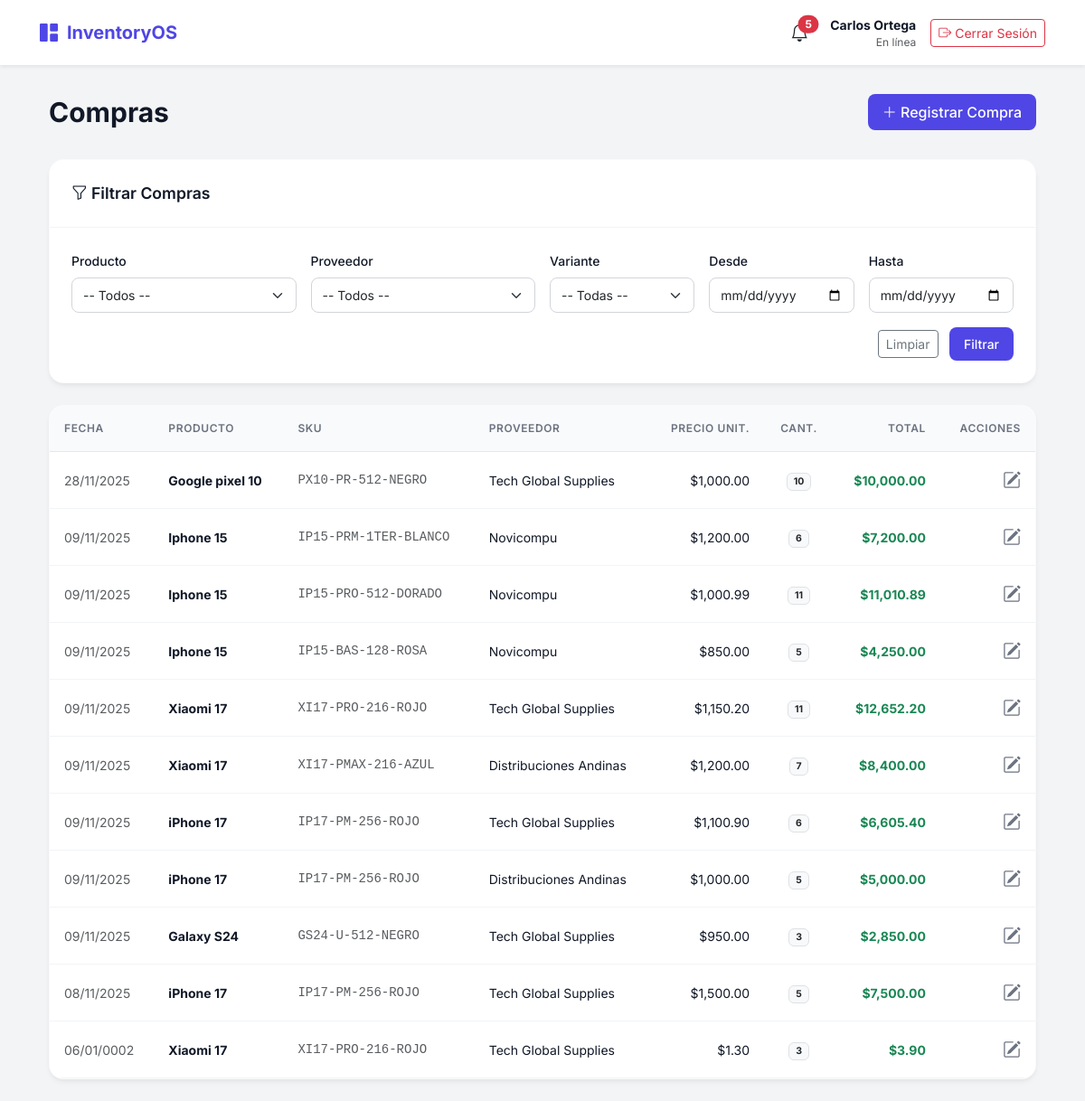
The app's page /create_modify_compra/listar_compra.php (signed in) with its own data.
### tables this page shows
CREATE TABLE `compras` (
  `id` int NOT NULL,
  `variante_id` int NOT NULL,
  `proveedor_id` int NOT NULL,
  `precio_unitario` decimal(10,2) NOT NULL,
  `cantidad` int NOT NULL,
  `fecha_compra` datetime NOT NULL DEFAULT CURRENT_TIMESTAMP
);

CREATE TABLE `productos` (
  `id` int NOT NULL,
  `nombre` varchar(150) NOT NULL,
  `marca_id` int NOT NULL,
  `descripcion` text
);

CREATE TABLE `variantes` (
  `id` int NOT NULL,
  `producto_id` int NOT NULL,
  `sku` varchar(100) NOT NULL,
  `precio` decimal(10,2) NOT NULL,
  `stock_minimo` int NOT NULL DEFAULT '5',
  `color_id` int DEFAULT NULL,
  `capacidad_id` int DEFAULT NULL,
  `modelo_id` int DEFAULT NULL
);

CREATE TABLE `proveedores` (
  `id` int NOT NULL,
  `nombres` varchar(100) NOT NULL,
  `nombre_empresa` varchar(100) NOT NULL,
  `direccion` varchar(200) DEFAULT NULL,
  `ciudad` varchar(50) DEFAULT NULL,
  `pais` varchar(50) DEFAULT NULL,
  `email` varchar(100) DEFAULT NULL,
  `telefono` varchar(50) DEFAULT NULL,
  `ruta` varchar(255) DEFAULT NULL
);

### create_modify_compra/listar_compra.php (the view, shortened to what this page needs)
<?php
include("../connect.php");
$f_desde = $_GET['desde'] ?? '';
$f_hasta = $_GET['hasta'] ?? '';
$sql = "SELECT c.id, c.fecha_compra, c.precio_unitario, c.cantidad, (c.precio_unitario * c.cantidad) AS total,
        v.sku, p.nombre AS producto, pr.nombre_empresa AS proveedor
        FROM compras c
        JOIN variantes v ON v.id = c.variante_id
        JOIN productos p ON p.id = v.producto_id
        JOIN proveedores pr ON pr.id = c.proveedor_id";
$sql .= ' ORDER BY c.fecha_compra DESC';
$stmt = $conn->prepare($sql);
$stmt->execute();
$res = $stmt->get_result();
?>
<!DOCTYPE html>
<html lang="es">
<head>
    <link href="https://cdn.jsdelivr.net/npm/bootstrap@5.3.0/dist/css/bootstrap.min.css" rel="stylesheet">
    <link rel="stylesheet" href="https://cdn.jsdelivr.net/npm/bootstrap-icons@1.11.0/font/bootstrap-icons.css">
</head>
<body>
<?php include '../navbar.php'; ?>
<div class="container px-4">
    <div class="page-header">
        <h1 class="page-title">Compras</h1>
        <a href="agregar_compra.php" class="btn btn-primary-custom">
            <i class="bi bi-plus-lg"></i> Registrar Compra
        </a>
    </div>
    <div class="card-custom mb-4">
        <div class="card-header-custom">
            <i class="bi bi-funnel"></i> Filtrar Compras
        </div>
        <div class="p-4">
            <form method="get" class="row g-3">
                <div class="col-md-3">
                    <label class="form-label">Producto</label>
                    <select name="producto_id" class="form-select">
                        <option value="">-- Todos --</option>
                    </select>
                </div>
                <div class="col-md-3">
                    <label class="form-label">Proveedor</label>
                    <select name="proveedor_id" class="form-select">
                        <option value="">-- Todos --</option>
                    </select>
                </div>
                <div class="col-md-2">
                    <label class="form-label">Variante</label>
                    <select name="variante_id" class="form-select">
                        <option value="">-- Todas --</option>
                    </select>
                </div>
                <div class="col-md-2">
                    <label class="form-label">Desde</label>
                    <input type="date" name="desde" class="form-control" value="<?php echo htmlspecialchars($f_desde); ?>">
                </div>
                <div class="col-md-2">
                    <label class="form-label">Hasta</label>
                    <input type="date" name="hasta" class="form-control" value="<?php echo htmlspecialchars($f_hasta); ?>">
                </div>
                <div class="col-12 text-end">
                    <a href="listar_compra.php" class="btn btn-outline-secondary btn-sm me-2">Limpiar</a>
                    <button type="submit" class="btn btn-primary-custom btn-sm">Filtrar</button>
                </div>
            </form>
        </div>
    </div>
    <div class="card-custom">
        <div class="table-responsive">
            <table class="table table-hover mb-0">
                <thead>
                    <tr>
                        <th>Fecha</th>
                        <th>Producto</th>
                        <th>SKU</th>
                        <th>Proveedor</th>
                        <th class="text-end">Precio Unit.</th>
                        <th class="text-center">Cant.</th>
                        <th class="text-end">Total</th>
                        <th class="text-end">Acciones</th>
                    </tr>
                </thead>
                <tbody>
                    <?php if($res && $res->num_rows>0): while($c=$res->fetch_assoc()): ?>
                    <tr>
                        <td class="text-muted"><?php echo date('d/m/Y', strtotime($c['fecha_compra'])); ?></td>
                        <td class="fw-bold"><?php echo htmlspecialchars($c['producto']); ?></td>
                        <td class="text-muted font-monospace small"><?php echo htmlspecialchars($c['sku']); ?></td>
                        <td><?php echo htmlspecialchars($c['proveedor']); ?></td>
                        <td class="text-end">$<?php echo number_format($c['precio_unitario'], 2); ?></td>
                        <td class="text-center"><span class="badge bg-light text-dark border"><?php echo $c['cantidad']; ?></span></td>
                        <td class="text-end fw-bold text-success">$<?php echo number_format($c['total'], 2); ?></td>
                        <td class="text-end">
                            <a href="editar_compra.php?id=<?php echo $c['id']; ?>" class="action-btn" title="Editar">
                                <i class="bi bi-pencil-square fs-5"></i>
                            </a>
                        </td>
                    </tr>
                    <?php endwhile; else: ?>
                    <tr><td colspan="8" class="text-center py-4 text-muted">Sin compras registradas</td></tr>
                    <?php endif; ?>
                </tbody>
            </table>
        </div>
    </div>
</div>
</body>
</html>

### create_modify_compra/listar_compra.php (style rules this page uses)
:root { --primary-color: #4f46e5; --bg-color: #f3f4f6; --card-bg: #ffffff; --text-main: #111827; --text-muted: #6b7280; }
body { background-color: var(--bg-color); font-family: 'Inter', sans-serif; color: var(--text-main); }
.page-header { display: flex; justify-content: space-between; align-items: center; margin-bottom: 2rem; margin-top: 2rem; }
.page-title { font-size: 1.875rem; font-weight: 700; color: var(--text-main); margin: 0; }
.card-custom { background-color: var(--card-bg); border-radius: 16px; box-shadow: 0 4px 6px -1px rgba(0, 0, 0, 0.05), 0 2px 4px -1px rgba(0, 0, 0, 0.03); border: 1px solid rgba(0,0,0,0.02); overflow: hidden; margin-bottom: 1.5rem; }
.card-header-custom { padding: 1.5rem; border-bottom: 1px solid #f3f4f6; font-weight: 600; font-size: 1.1rem; }
.table thead th { background-color: #f9fafb; color: var(--text-muted); font-weight: 600; text-transform: uppercase; font-size: 0.75rem; letter-spacing: 0.05em; border-bottom: 1px solid #e5e7eb; padding: 1rem; }
.table tbody td { padding: 1rem; vertical-align: middle; border-bottom: 1px solid #f3f4f6; color: var(--text-main); font-size: 0.875rem; }
.btn-primary-custom { background-color: var(--primary-color); color: white; border: none; padding: 0.5rem 1rem; border-radius: 8px; font-weight: 500; transition: all 0.2s; }
.action-btn { color: var(--text-muted); transition: color 0.2s; }
.form-label { font-size: 0.875rem; font-weight: 500; color: var(--text-main); }
.form-control, .form-select { border-radius: 8px; border: 1px solid #d1d5db; padding: 0.5rem 0.75rem; font-size: 0.875rem; }

### records on screen
compras: fecha_compra "28/11/2025", productos.nombre "Google pixel 10", variante.sku "PX10-PR-512-NEGRO", proveedor.nombre_empresa "Tech Global Supplies", precio_unitario "1,000.00", cantidad "10", total "10,000.00"
compras: fecha_compra "09/11/2025", productos.nombre "Iphone 15", variante.sku "IP15-PRM-1TER-BLANCO", proveedor.nombre_empresa "Novicompu", precio_unitario "1,200.00", cantidad "6", total "7,200.00"
compras: fecha_compra "09/11/2025", productos.nombre "Iphone 15", variante.sku "IP15-PRO-512-DORADO", proveedor.nombre_empresa "Novicompu", precio_unitario "1,000.99", cantidad "11", total "11,010.89"
compras: fecha_compra "09/11/2025", productos.nombre "Iphone 15", variante.sku "IP15-BAS-128-ROSA", proveedor.nombre_empresa "Novicompu", precio_unitario "850.00", cantidad "5", total "4,250.00"
compras: fecha_compra "09/11/2025", productos.nombre "Xiaomi 17", variante.sku "XI17-PRO-216-ROJO", proveedor.nombre_empresa "Tech Global Supplies", precio_unitario "1,150.20", cantidad "11", total "12,652.20"
compras: fecha_compra "09/11/2025", productos.nombre "Xiaomi 17", variante.sku "XI17-PMAX-216-AZUL", proveedor.nombre_empresa "Distribuciones Andinas", precio_unitario "1,200.00", cantidad "7", total "8,400.00"
compras: fecha_compra "09/11/2025", productos.nombre "iPhone 17", variante.sku "IP17-PM-256-ROJO", proveedor.nombre_empresa "Tech Global Supplies", precio_unitario "1,100.90", cantidad "6", total "6,605.40"
compras: fecha_compra "09/11/2025", productos.nombre "iPhone 17", variante.sku "IP17-PM-256-ROJO", proveedor.nombre_empresa "Distribuciones Andinas", precio_unitario "1,000.00", cantidad "5", total "5,000.00"
compras: fecha_compra "09/11/2025", productos.nombre "Galaxy S24", variante.sku "GS24-U-512-NEGRO", proveedor.nombre_empresa "Tech Global Supplies", precio_unitario "950.00", cantidad "3", total "2,850.00"
compras: fecha_compra "08/11/2025", productos.nombre "iPhone 17", variante.sku "IP17-PM-256-ROJO", proveedor.nombre_empresa "Tech Global Supplies", precio_unitario "1,500.00", cantidad "5", total "7,500.00"
compras: fecha_compra "06/01/0002", productos.nombre "Xiaomi 17", variante.sku "XI17-PRO-216-ROJO", proveedor.nombre_empresa "Tech Global Supplies", precio_unitario "1.30", cantidad "3", total "3.90"

### other values on screen
$alert_count "5"
$_SESSION['nombre'] "Carlos Ortega"
